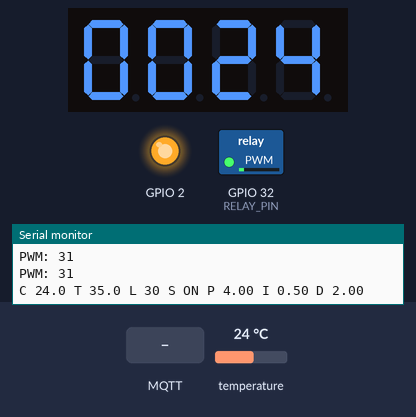
This program was run on a simulated ESP32. On the bench: 4-digit seven-segment display, switched loads named in the program (green lamp = pin HIGH), output pins drawn as LEDs (lit = HIGH), the last lines printed to the serial monitor. The inputs (shaded band) are chosen by the test bench; at power-on: temperature 24 °C. WiFi joins after 1.5 s; servers stay silent unless stated; the local clock reads 2024-03-15 10:24:30 at power-on unless the program sets it; no MQTT or app messages arrive unless stated.

Above: at 10.9 s.
11.0 s: MQTT message "DUR" arrives on the first subscribed topic
At 21.7 s:
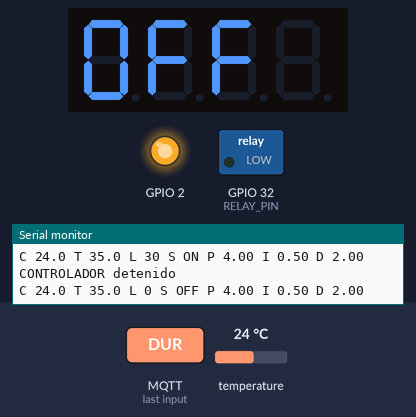
Timing chart, 0 to 23.2 s (numbered marks = the images above; inputs shaded):
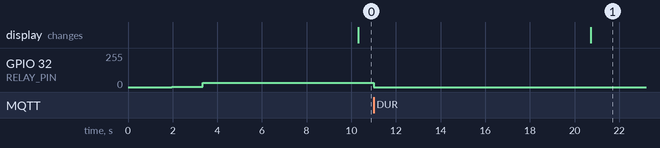

The program:

main.cpp
```cpp
#include "config.h"
#include "main.h"
#include "net.h"
#include "sensors.h"

void setup() {
    #ifdef DEBUG
    Serial.begin(SERIAL_BAUDS);
    #endif

    pinMode(GPIO_NUM_2, OUTPUT);
    digitalWrite(GPIO_NUM_2, LOW);

    connectWiFi();
    connectMQTT();
}

void loop() {
    switch (currentState) {
        case IDLE: {
            if (millis() - report_timer >= REPORT_PERIOD) {
                readSensors(0);
                handleReporting();
                report_timer = millis();
            }
            break;
        }

        case INIT: {
            initSystem();
            currentState = HEATING;
            break;
        }

        case HEATING: {
            if (millis() - control_timer >= CONTROL_PERIOD) {
                handleHeating();
                control_timer = millis();
            }

            if (millis() - report_timer >= REPORT_PERIOD) {
                handleReporting();
                report_timer = millis();
            }

            if (pidActive && elapsedTime() >= duration * 60) {
                currentState = STOP;
            }
            break;
        }

        case STOP: {
            stopHeating();
            currentState = IDLE;
            break;
        }
    }

    mqttClient.loop();
}
```

main.h
```cpp
#pragma once

#include "config.h"
#include "sensors.h"
#include "net.h"

uint32_t elapsedTime() {
    DateTime currentTime = rtc.now();
    TimeSpan elapsed = currentTime - startTime;

    return elapsed.totalseconds();
}

void initSystem() {
    if (!rtc.begin()) {
        digitalWrite(GPIO_NUM_2, LOW);

        #ifdef DEBUG
        Serial.println("ERROR al inicializar RTC");
        #endif

        while (1);
    }

    sensors.begin();
    sensors.setResolution(11);
    ledcSetup(0, PWM_FREQ, PWM_RESOL);
    ledcAttachPin(RELAY_PIN, 0);

    Setpoint = DEFAULT_SETPOINT;
    controlPID.SetMode(AUTOMATIC);
    controlPID.SetOutputLimits(0, PWM_RANGE * PWM_K);
    controlPID.SetSampleTime(CONTROL_PERIOD);

    display.setBrightness(3); // 0 a 7

    startTime = rtc.now();
    pidActive = true;
    toggleDisplay = true;

    #ifdef DEBUG
    Serial.println("CONTROLADOR activo");
    #endif
}

void handleHeating() {
    if (pidActive) {
        readSensors(0);
        controlPID.Compute();
        if (Input > (Setpoint * 0.85)) Output *= 0.5;
        ledcWrite(0, (int)Output);

        #ifdef DEBUG
        Serial.printf("PWM: %d\n", (int)Output);
        #endif
    }
}

void handleReporting() {
    const uint32_t duration_minutes = duration;

    if (toggleDisplay) {
        display.showNumberDec(Input, true);
    } else {
        uint8_t onWord[] = { 0x3F, 0x37, 0, 0 };
        uint8_t offWord[] = { 0x3F, 0x71, 0x71, 0 };
        pidActive ? display.setSegments(onWord): display.setSegments(offWord);
    }
    toggleDisplay = !toggleDisplay;

    if (mqttClient.connected()) {
        char payload[100];

        uint32_t elapsedMinutes = elapsedTime() / 60;
        uint32_t remainingMinutes = (DEFAULT_TIME_LIMIT > elapsedMinutes) ? (DEFAULT_TIME_LIMIT - elapsedMinutes) : 0;

        snprintf(payload, sizeof(payload), "{\"tem\":%.1f,\"set\":%.1f,\"dur\":%d,\"rem\":%d,\"sta\":\"%s\",\"p\":\"%.2f\",\"i\":\"%.2f\",\"d\":\"%.2f\"}", Input, Setpoint, duration_minutes, pidActive ? remainingMinutes : 0, pidActive ? "ON" : "OFF", Kp, Ki, Kd);
        mqttClient.publish(MQTT_REPORT_TOPIC, payload);
    }

    #ifdef DEBUG
    Serial.printf("C %.1f T %.1f L %d S %s P %.2f I %.2f D %.2f\n", Input, Setpoint, duration_minutes, pidActive ? "ON" : "OFF", Kp, Ki, Kd);
    #endif
}

void stopHeating() {
    ledcWrite(0, 0);
    pidActive = false;
    targetReached = false;

    #ifdef DEBUG
    Serial.println("CONTROLADOR detenido");
    #endif
}
```

net.h
```cpp
#pragma once

#include <WiFi.h>
#include <WiFiClientSecure.h>
#include <PubSubClient.h>

#define WIFI_SSID           "CARFI"
#define WIFI_PASSWORD       "carfi2024"
// #define MQTT_BROKER         "f79f3acc160242ddb508cb6bc61b51e2.s1.eu.hivemq.cloud"
// #define MQTT_PORT           8883
// #define MQTT_BROKER         "broker.hivemq.com"
// #define MQTT_PORT           1883
#define MQTT_BROKER         "broker.emqx.io"
#define MQTT_PORT           1883
#define MQTT_USER           "cperren"
#define MQTT_PASSWORD       "abc123"
#define MQTT_CLIENT_ID      "iduxnetepoxi2"
#define MQTT_REPORT_TOPIC   "iduxnet/epoxi2/temperature"
#define MQTT_COMMAND_TOPIC  "iduxnet/epoxi2/config"

WiFiClient espClient;
PubSubClient mqttClient(espClient);

void connectWiFi() {
    #ifdef DEBUG
    Serial.print("Conectando a la red ");
    #endif

    WiFi.begin(WIFI_SSID, WIFI_PASSWORD);

    while (WiFi.status() != WL_CONNECTED) {
        delay(500);

        #ifdef DEBUG
        Serial.print(".");
        #endif
    }

    #ifdef DEBUG
    Serial.println(" OK!");
    #endif
}

void mqttCallback(char* topic, byte* payload, unsigned int length) {
    String message;
    for (unsigned int i = 0; i < length; i++) message += (char)payload[i];
    message.toUpperCase();
    String command = message.substring(0, 3);
    String value = message.substring(3);

    if (command == "SET") {
        Setpoint = value.toDouble();
    } else if (command == "STA") {
        value.toUpperCase();
        if (value == "ON") {
            pidActive = true;
            startTime = rtc.now();
            control_timer = millis();
            report_timer = millis();
            targetReached = false;

            currentState = HEATING;
        } else if (value == "OFF") {
            currentState = STOP;
        }
    } else if (command == "DUR") {
        duration = value.toInt();
        startTime = rtc.now();
    } else if (command == "PIP") {
        Kp = value.toDouble();
        controlPID.SetTunings(Kp, Ki, Kd);
    } else if (command == "PII") {
        Ki = value.toDouble();
        controlPID.SetTunings(Kp, Ki, Kd);
    } else if (command == "PID") {
        Kd = value.toDouble();
        controlPID.SetTunings(Kp, Ki, Kd);
    }
}

void connectMQTT() {
    mqttClient.setServer(MQTT_BROKER, MQTT_PORT);
    mqttClient.setCallback(mqttCallback);

    while (!mqttClient.connected()) {
        #ifdef DEBUG
        Serial.print("Conectando a servidor MQTT ...");
        #endif

        if (mqttClient.connect("iduxnetepoxi2")) {
            digitalWrite(GPIO_NUM_2, HIGH);
            mqttClient.subscribe(MQTT_COMMAND_TOPIC);

            #ifdef DEBUG
            Serial.println(" OK!");
            #endif
        } else {
            #ifdef DEBUG
            Serial.print(" ERROR: ");
            Serial.print(mqttClient.state());
            Serial.println(" (reintento en 5 segs)");
            #endif

            delay(5000);
        }
    }
}
```

sensors.h
```cpp
#pragma once

#include <OneWire.h>
#include <DallasTemperature.h>

#include "config.h"

OneWire oneWire(ONE_WIRE_BUS);
DallasTemperature sensors(&oneWire);

void readSensors(uint8_t index) {
    sensors.requestTemperatures();
    Input = sensors.getTempCByIndex(index);
    if ((int)Input == -127) Input = 0;
    if ((int)Input >= DEFAULT_SETPOINT && !targetReached) {
        targetReached = true;
        startTime = rtc.now();
    }
}
```

config.h
```cpp
#pragma once

#include <Arduino.h>
#include <PID_v1.h>
#include <TM1637Display.h>
#include <SPI.h>
#include <RTClib.h>

#define DEBUG

#define ONE_WIRE_BUS        4
#define RELAY_PIN           32
#define SEG7_DIO_PIN        10
#define SEG7_CLOCK_PIN      13

#define PWM_RANGE           255
#define PWM_K               .125 // ajustar s/ potencia calefactor
#define PWM_FREQ            5000
#define PWM_RESOL           8
#define SERIAL_BAUDS        115200
#define DEFAULT_TIME_LIMIT  30 // mins -> 48 hs = 2880, 5 hs = 300
#define DEFAULT_SETPOINT    35.0 // °C
#define CONTROL_PERIOD      1000 // ms
#define REPORT_PERIOD       10000 // ms

/**
 * Kp: alto, respuesta rápida pero oscilación; bajo, respuesta lenta.
 * Ki: alto, ajuste rápido de errores pero oscilación, bajo, arrastre de errores.
 * Kd: alto, más estabilidad pero respuesta lenta, bajo, mejor respuesta con oscilaciones.
 */
bool pidActive, targetReached, toggleDisplay;
double Setpoint, Input, Output;
// double Kp = 3.0, Ki = 0.1, Kd = 0.01;
double Kp = 4.0, Ki = 0.5, Kd = 2.0;
uint32_t control_timer, report_timer, off_timer;
int duration = DEFAULT_TIME_LIMIT;

enum States { IDLE, INIT, HEATING, STOP };
States currentState = INIT;

DateTime startTime;
PID controlPID(&Input, &Output, &Setpoint, Kp, Ki, Kd, DIRECT);
TM1637Display display(SEG7_CLOCK_PIN, SEG7_DIO_PIN);
RTC_DS3231 rtc;
```

Measured:
- after the input at 11.0 s, GPIO 32 (RELAY_PIN): 31/255 → 0/255 at once; the display: changes after 9.7 s (image 1)
